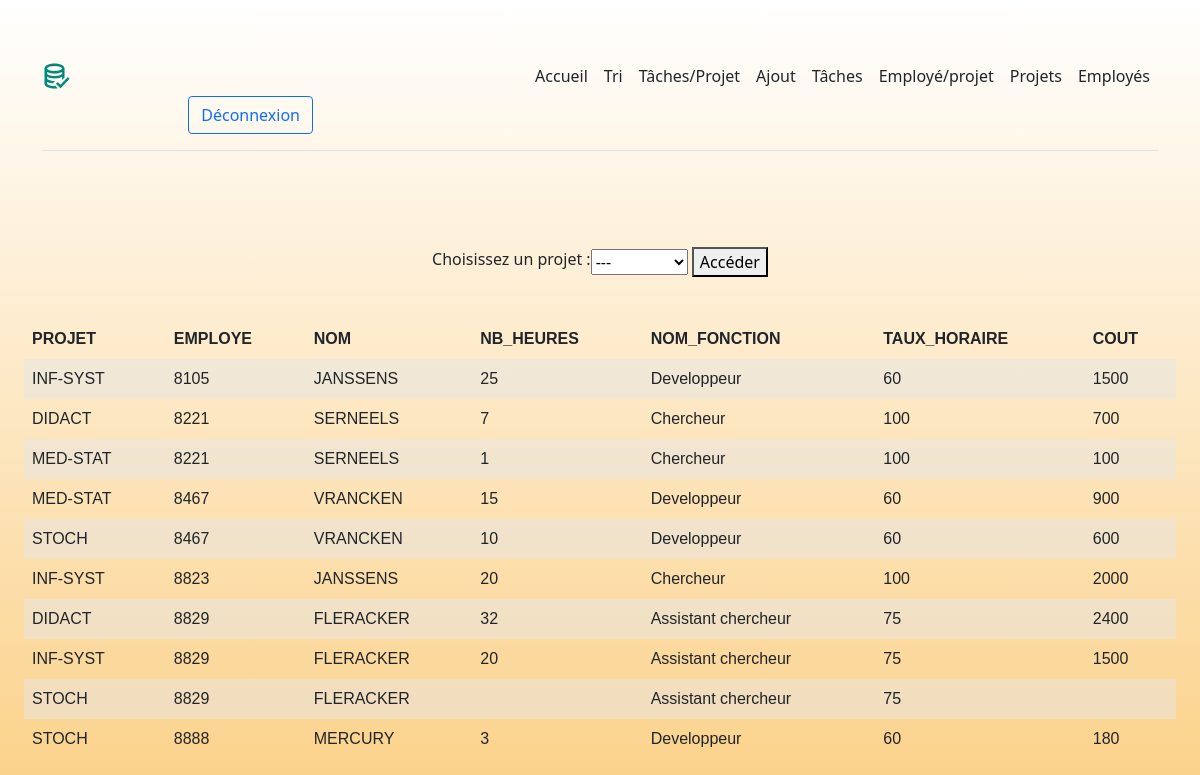
The app's page /tasks_project.php (signed in) with its own data.
### tables this page shows
CREATE TABLE Employe(
   NO              INTEGER UNSIGNED NOT NULL PRIMARY KEY 
  ,NOM             VARCHAR(64) NOT NULL
  ,NOM_DEPARTEMENT VARCHAR(64)
  ,NOM_FONCTION    VARCHAR(64)
  ,FOREIGN KEY (NOM_DEPARTEMENT) REFERENCES Departement(NOM)
  ,FOREIGN KEY (NOM_FONCTION) REFERENCES Fonction(NOM)
);

CREATE TABLE Tache(
  EMPLOYE INTEGER UNSIGNED NOT NULL
  ,PROJET  VARCHAR(64) NOT NULL
  ,NB_HEURES INTEGER UNSIGNED
  ,FOREIGN KEY (EMPLOYE) REFERENCES Employe(NO)
  ,FOREIGN KEY (PROJET) REFERENCES Projet(NOM)
  ,PRIMARY KEY(EMPLOYE,PROJET)
);

CREATE TABLE Fonction(
   NOM          VARCHAR(64) NOT NULL PRIMARY KEY
  ,TAUX_HORAIRE INTEGER UNSIGNED NOT NULL
);

### functions.php (the view, shortened to what this page needs)
<?php
function printTable($tuples, $columns){
    echo("<table>");
    echo("<tr>");
    foreach($columns as $column):
        echo("<th>" . $column[0] . "</th>");
    endforeach;
    echo("</tr>");
    foreach ($tuples as $tuple) :
        echo("<tr>");
        for($i=0;$i<count($tuple)/2;$i++):
            echo("<td>" . $tuple[$i] . "</td>");
        endfor;
        echo("</tr>");
    endforeach;
    echo("</table>");
}
function sqlQuery($query, $db){
  try {
    if($db->inTransaction()):
      die("Base de données déjà en transaction");
    else:
      $db->beginTransaction();
      $statement = $db->prepare($query);
      $statement->execute();
      $db->commit();
      return $statement->fetchAll();
    endif;
  } catch (\PDOException $e) {
    $db->rollBack();
    die($e->getMessage());
  }
}
?>

### index.css (style rules this page uses)
body { padding-top: 40px; background: -webkit-gradient(linear, left top, left bottom, from(#fff), to(rgba(246, 156, 0, 0.499))) fixed; }

### functions.php (style rules this page uses)
table { font-family: arial, sans-serif; border-collapse: collapse; width: 100%; }
td, th { text-align: left; padding: 8px; }
tr:nth-child(even) { background-color: rgba(230,230,230,0.5); }

### records on screen
employe: tache.PROJET "INF-SYST", tache.EMPLOYE "8105", NOM "JANSSENS", tache.NB_HEURES "25", NOM_FONCTION "Developpeur", NOM_FONCTION.TAUX_HORAIRE "60", i "1500"
employe: tache.PROJET "DIDACT", tache.EMPLOYE "8221", NOM "SERNEELS", tache.NB_HEURES "7", NOM_FONCTION "Chercheur", NOM_FONCTION.TAUX_HORAIRE "100", i "700", tache.PROJET "MED-STAT", tache.NB_HEURES "1", i "100"
employe: tache.PROJET "MED-STAT", tache.EMPLOYE "8467", NOM "VRANCKEN", tache.NB_HEURES "15", NOM_FONCTION "Developpeur", NOM_FONCTION.TAUX_HORAIRE "60", i "900", tache.PROJET "STOCH", tache.NB_HEURES "10", i "600"
employe: tache.PROJET "INF-SYST", tache.EMPLOYE "8823", NOM "JANSSENS", tache.NB_HEURES "20", NOM_FONCTION "Chercheur", NOM_FONCTION.TAUX_HORAIRE "100", i "2000"
employe: tache.PROJET "DIDACT", tache.EMPLOYE "8829", NOM "FLERACKER", tache.NB_HEURES "32", NOM_FONCTION "Assistant chercheur", NOM_FONCTION.TAUX_HORAIRE "75", i "2400", tache.PROJET "INF-SYST", tache.NB_HEURES "20", i "1500", tache.PROJET "STOCH"
employe: tache.PROJET "STOCH", tache.EMPLOYE "8888", NOM "MERCURY", tache.NB_HEURES "3", NOM_FONCTION "Developpeur", NOM_FONCTION.TAUX_HORAIRE "60", i "180"

### other values on screen
$column[0] "PROJET"
$column[0] "EMPLOYE"
$column[0] "NOM"
$column[0] "NB_HEURES"
$column[0] "NOM_FONCTION"
$column[0] "TAUX_HORAIRE"
$column[0] "COUT"
